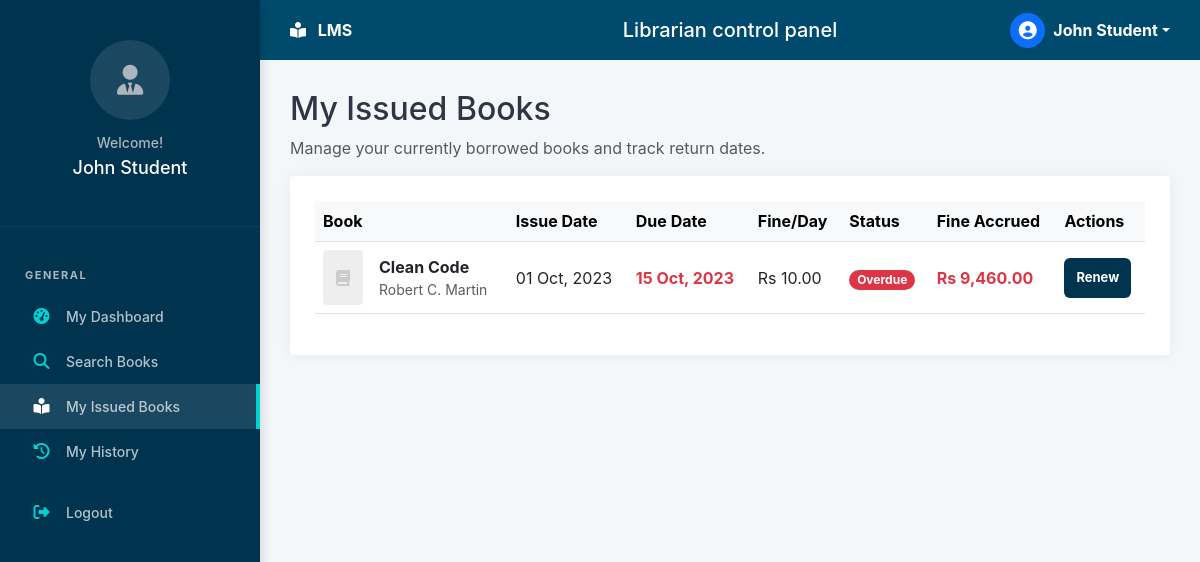
The page /student/my_books.php (signed in) on the database its author committed.
### tables this page shows
CREATE TABLE IF NOT EXISTS `issues` (
  `id` int(11) NOT NULL AUTO_INCREMENT,
  `book_id` int(11) NOT NULL,
  `user_id` int(11) NOT NULL,
  `issue_date` date NOT NULL,
  `due_date` date NOT NULL,
  `return_date` date DEFAULT NULL,
  `fine` decimal(10,2) DEFAULT 0.00,
  `fine_per_day` decimal(10,2) DEFAULT 10.00,
  `status` enum('issued','returned','overdue') DEFAULT 'issued',
  `created_at` timestamp NOT NULL DEFAULT current_timestamp(),
  PRIMARY KEY (`id`)
);

CREATE TABLE IF NOT EXISTS `books` (
  `id` int(11) NOT NULL AUTO_INCREMENT,
  `title` varchar(255) NOT NULL,
  `author_id` int(11) DEFAULT NULL,
  `category_id` int(11) DEFAULT NULL,
  `location_id` int(11) DEFAULT NULL,
  `isbn` varchar(20) DEFAULT NULL UNIQUE,
  `quantity` int(11) NOT NULL DEFAULT 1,
  `available_quantity` int(11) NOT NULL DEFAULT 1,
  `description` text DEFAULT NULL,
  `cover_image` varchar(255) DEFAULT 'default_book.png',
  `created_at` timestamp NOT NULL DEFAULT current_timestamp(),
  PRIMARY KEY (`id`)
);

CREATE TABLE IF NOT EXISTS `authors` (
  `id` int(11) NOT NULL AUTO_INCREMENT,
  `name` varchar(100) NOT NULL,
  PRIMARY KEY (`id`)
);

CREATE TABLE IF NOT EXISTS `settings` (
  `id` int(11) NOT NULL AUTO_INCREMENT,
  `fine_per_day` decimal(10,2) DEFAULT 10.00,
  `max_days_allowed` int(11) DEFAULT 14,
  `max_books_allowed` int(11) DEFAULT 3,
  PRIMARY KEY (`id`)
);

### includes/functions.php (called while the page is built, shortened)
<?php
function formatDate($date) {
    return date('d M, Y', strtotime($date));
}
function getOverdueDays($dueDate, $checkDate = null) {
    $due = new DateTimeImmutable(date('Y-m-d', strtotime($dueDate)));
    $check = new DateTimeImmutable(date('Y-m-d', strtotime($checkDate ?: 'today')));
    return (int)$due->diff($check)->days;
}
function calculateFine($dueDate, $fineRate, $checkDate = null) {
    return getOverdueDays($dueDate, $checkDate) * (float)$fineRate;
}
function getIssueFineRate($issue, $defaultRate = 10) {
    if (isset($issue['fine_per_day']) && $issue['fine_per_day'] !== null && $issue['fine_per_day'] !== '') {
        return (float)$issue['fine_per_day'];
    }
    return (float)$defaultRate;
}
function getIssueDisplayStatus($issue) {
    return getOverdueDays($issue['due_date'] ?? null) > 0 ? 'overdue' : 'issued';
}
?>

### student/my_books.php (the view, shortened to what this page needs)
<?php
require_once '../config/db.php';
$user_id = $_SESSION['user_id'];
$books = $pdo->query("
    SELECT i.*, b.title, b.cover_image, a.name AS author_name, l.name AS location_name
    FROM issues i
    JOIN books b ON i.book_id = b.id
    LEFT JOIN authors a ON b.author_id = a.id
    LEFT JOIN locations l ON b.location_id = l.id
    WHERE i.user_id = $user_id AND (i.status = 'issued' OR i.status = 'overdue')
    ORDER BY i.due_date ASC
")->fetchAll();
$fine_rate = $pdo->query("SELECT fine_per_day FROM settings LIMIT 1")->fetchColumn() ?: 10;
include '../includes/header.php';
include '../includes/sidebar.php';
?>
<div class="main-content">
    <div class="dashboard-header">
        <div>
            <h2 class="page-title">My Issued Books</h2>
            <p class="text-muted">Manage your currently borrowed books and track return dates.</p>
        </div>
    </div>
    <div class="card-custom">
        <div class="table-responsive">
            <table class="table table-hover align-middle">
                <thead class="table-light">
                    <tr>
                        <th>Book</th>
                        <th>Issue Date</th>
                        <th>Due Date</th>
                        <th>Fine/Day</th>
                        <th>Status</th>
                        <th>Fine Accrued</th>
                        <th>Actions</th>
                    </tr>
                </thead>
                <tbody>
                    <?php if ($books): ?>
                        <?php foreach ($books as $book): ?>
                            <?php
                                $display_status = getIssueDisplayStatus($book);
                                $issue_fine_rate = getIssueFineRate($book, $fine_rate);
                                $fine = calculateFine($book['due_date'], $issue_fine_rate);
                            ?>
                            <tr>
                                <td>
                                    <div class="d-flex align-items-center gap-3">
                                    <?php if (!empty($book['cover_image']) && $book['cover_image'] != 'default_book.png'): ?>
                                        <img src="../assets/img/<?php echo $book['cover_image']; ?>" class="rounded" width="40" height="55" style="object-fit: cover;">
                                    <?php else: ?>
                                        <div class="img-placeholder" style="width:40px;height:55px;display:flex;align-items:center;justify-content:center;border-radius:4px;">
                                            <i class="fas fa-book"></i>
                                        </div>
                                    <?php endif; ?>
                                        <div>
                                            <div class="fw-bold"><?php echo $book['title'] ?? 'Untitled'; ?></div>
                                            <div class="text-muted small"><?php echo $book['author_name'] ?: 'Unknown'; ?></div>
                                        </div>
                                    </div>
                                </td>
                                <td><?php echo formatDate($book['issue_date']); ?></td>
                                <td>
                                    <span class="<?php echo $display_status == 'overdue' ? 'text-danger fw-bold' : ''; ?>">
                                        <?php echo formatDate($book['due_date']); ?>
                                    </span>
                                </td>
                                <td>Rs <?php echo number_format($issue_fine_rate, 2); ?></td>
                                <td>
                                    <span class="badge rounded-pill <?php echo $display_status == 'overdue' ? 'bg-danger' : 'bg-primary'; ?>">
                                        <?php echo ucfirst($display_status); ?>
                                    </span>
                                </td>
                                <td>
                                    <?php echo $fine > 0 ? "<span class='text-danger fw-bold'>Rs " . number_format($fine, 2) . "</span>" : "-"; ?>
                                </td>
                                <td>
                                    <form action="../actions/reservation_actions.php" method="POST" style="display:inline-block;margin:0;">
                                        <button type="submit" class="btn-university btn-sm">Renew</button>
                                    </form>
                                </td>
                            </tr>
                        <?php endforeach; ?>
                    <?php else: ?>
                        <tr><td colspan="7" class="text-center py-5 text-muted">You don't have any books issued currently.</td></tr>
                    <?php endif; ?>
                </tbody>
            </table>
        </div>
    </div>
</div>
<?php include '../includes/footer.php'; ?>

### assets/css/style.css (style rules this page uses)
:root { --navy-dark: #002b44; --navy-sidebar: #00334e; --navy-header: #004b6d; --text-white: #ffffff; --text-muted: #adb5bd; --card-cyan: #17a2b8; --card-green: #28a745; --card-cyan: #00d2d3; --card-green: #1dd1a1; --card-red: #ff6b6b; --card-orange: #ffc107; --card-blue: #48dbfb; --bg-light: #f4f7f9; --border-color: #dee2e6; --sidebar-width: 260px; --header-height: 60px; --transition: all 0.3s ease; --sidebar-hover: rgba(255, 255, 255, 0.08); --sidebar-active: #00d2d3; }
* { margin: 0; padding: 0; box-sizing: border-box; }
body { font-family: "Inter", -apple-system, BlinkMacSystemFont, "Segoe UI", Roboto, sans-serif; background-color: var(--bg-light); color: #2f3542; overflow-x: hidden; }
.main-content { margin-left: var(--sidebar-width); margin-top: var(--header-height); padding: 30px; min-height: calc(100vh - var(--header-height)); }
.card-custom { background: white; border-radius: 4px; box-shadow: 0 0 15px rgba(0, 0, 0, 0.05); padding: 25px; }
.img-placeholder { width: 40px; height: 55px; background: #eee; display: flex; align-items: center; justify-content: center; color: #ccc; border-radius: 4px; }
.btn-sm { padding: 6px 10px; font-size: 13px; border-radius: 6px; }
.btn-primary, .btn-university { background: var(--navy-sidebar) !important; color: var(--text-white) !important; border: none !important; }
.rounded-pill { border-radius: 50rem !important; }
.btn-university { background: var(--navy-sidebar); color: var(--text-white); border: none; padding: 10px 14px; font-weight: 700; border-radius: 8px; display: inline-flex; align-items: center; justify-content: center; gap: 8px; transition: var(--transition); }
.btn-university.btn-sm { padding: 6px 10px; font-size: 13px; border-radius: 6px; }
.card-custom .btn-university { width: 100%; padding: 10px 12px; border-radius: 6px; }

### rows shown on the page
issues: book.title "Clean Code", authors.name "Robert C. Martin", issue_date "01 Oct, 2023", due_date "15 Oct, 2023", due_date "Overdue", fine "9,460.00"
settings: fine_per_day "10.00"

### other values the page prints
$_SESSION['name'] "John Student"
